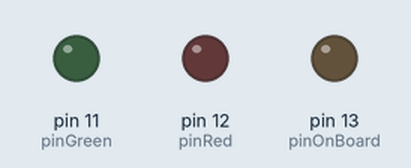
The sketch below on a simulated Arduino Uno, built with avr-gcc and run on an emulated ATmega328P. On the bench: output pins drawn as LEDs (lit = HIGH).

Above: at 0.2 s.
At 0.7 s:
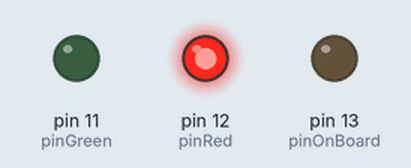
At 1.7 s:
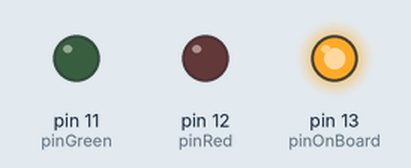
At 2.7 s:
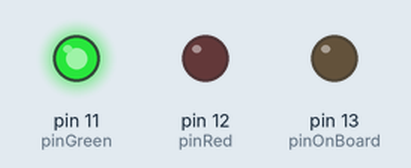
Timing chart, 0 to 3.5 s (numbered marks = the images above):
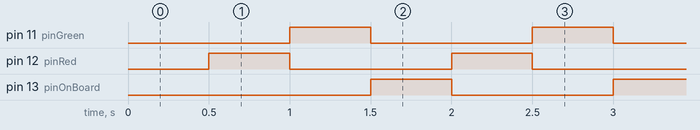

The sketch:

jsee4Lab1.ino
```cpp
/* jsee4Lab1.ino */
/* -----------------------------------------------------------------------------------
 >> Assignment details and provided code are created and owned by Patrick Troy.
 >> University of Illinois Chicago - CS 362, Spring 2024
 >> -----------------------------------------------------------------------------------
 >> Course : Computer Design
 >> Author : John Ezra See (668942698, jsee4)
 >> System : Windows 11 w/ Arduino IDE
 >> References: https://docs.arduino.cc/
 - -                             - -
 >> Project/Lab Name    : Lab 1: 3 way blink
 >> Brief Description   : This code allows three LED's to alternate between a given
                          interval.
 >> Assumptions         : None
 >> Date demonstrated   :
 >> Teaching Assistant  :
------------------------------------------------------------------------------------- */
// Global variables:
int pinOnBoard = LED_BUILTIN; // Green LED
int pinRed = 12; // Red LED
int pinGreen = 11; // Green LED;

unsigned long previousMillis = 0; // Variable to store previous time
const long interval = 500; // Interval at which to blink.

int onBoardState = HIGH;
int redState = LOW;
int greenState = LOW;

void setup() {
  pinMode(pinRed, OUTPUT);
  pinMode(pinOnBoard, OUTPUT);
  pinMode(pinGreen, OUTPUT);
}

void loop() {
  unsigned long currentMillis = millis();

  if (currentMillis - previousMillis >= interval) {
    previousMillis = currentMillis;

    if (onBoardState == HIGH) { // Turn Red on:
      redState = HIGH;
      onBoardState = LOW;
      greenState = LOW;
    } else if (redState == HIGH) { // Turn Green on:
      redState = LOW;
      onBoardState = LOW;
      greenState = HIGH;
    } else if (greenState == HIGH) { // Turn onBoard on:
      redState = LOW;
      onBoardState = HIGH;
      greenState = LOW;
    }

    digitalWrite(pinOnBoard, onBoardState);
    digitalWrite(pinRed, redState);
    digitalWrite(pinGreen, greenState);
  }
}
```

Measured:
- by itself, pin 11 (pinGreen), pin 12 (pinRed), pin 13 (pinOnBoard): alternates HIGH for 0.50 s and LOW for 1.0 s
- by itself, everything shown: repeats every 1.5 s, in 3 steps
